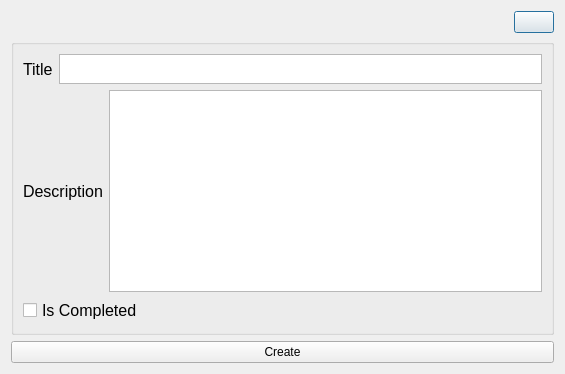
<?xml version="1.0" encoding="UTF-8"?>
<ui version="4.0">
 <class>CreateTodo</class>
 <widget class="QDialog" name="CreateTodo">
  <property name="geometry">
   <rect>
    <x>0</x>
    <y>0</y>
    <width>565</width>
    <height>374</height>
   </rect>
  </property>
  <property name="minimumSize">
   <size>
    <width>500</width>
    <height>350</height>
   </size>
  </property>
  <property name="maximumSize">
   <size>
    <width>16777215</width>
    <height>16777215</height>
   </size>
  </property>
  <property name="windowTitle">
   <string notr="true">Cross Tasky - Create Task</string>
  </property>
  <property name="windowIcon">
   <iconset resource="resource.qrc">
    <normaloff>:/icon.ico</normaloff>:/icon.ico</iconset>
  </property>
  <layout class="QVBoxLayout" name="verticalLayout_2">
   <item>
    <layout class="QHBoxLayout" name="horizontalLayout_3">
     <item>
      <widget class="QLabel" name="label">
       <property name="cursor">
        <cursorShape>ArrowCursor</cursorShape>
       </property>
       <property name="text">
        <string/>
       </property>
       <property name="pixmap">
        <pixmap resource="resource.qrc">:/header-create.png</pixmap>
       </property>
      </widget>
     </item>
     <item>
      <spacer name="horizontalSpacer">
       <property name="orientation">
        <enum>Qt::Horizontal</enum>
       </property>
       <property name="sizeHint" stdset="0">
        <size>
         <width>40</width>
         <height>20</height>
        </size>
       </property>
      </spacer>
     </item>
     <item>
      <widget class="QPushButton" name="exitButton">
       <property name="text">
        <string/>
       </property>
       <property name="icon">
        <iconset resource="resource.qrc">
         <normaloff>:/icon-error.png</normaloff>:/icon-error.png</iconset>
       </property>
       <property name="iconSize">
        <size>
         <width>32</width>
         <height>32</height>
        </size>
       </property>
      </widget>
     </item>
    </layout>
   </item>
   <item>
    <widget class="QGroupBox" name="groupBox">
     <property name="title">
      <string/>
     </property>
     <layout class="QVBoxLayout" name="verticalLayout">
      <item>
       <layout class="QHBoxLayout" name="horizontalLayout">
        <item>
         <widget class="QLabel" name="label_2">
          <property name="font">
           <font>
            <family>Segoe UI</family>
            <pointsize>12</pointsize>
           </font>
          </property>
          <property name="text">
           <string>Title</string>
          </property>
         </widget>
        </item>
        <item>
         <widget class="QPlainTextEdit" name="titleText">
          <property name="minimumSize">
           <size>
            <width>0</width>
            <height>30</height>
           </size>
          </property>
          <property name="maximumSize">
           <size>
            <width>16777215</width>
            <height>30</height>
           </size>
          </property>
          <property name="font">
           <font>
            <family>Segoe UI</family>
            <pointsize>12</pointsize>
           </font>
          </property>
         </widget>
        </item>
       </layout>
      </item>
      <item>
       <layout class="QHBoxLayout" name="horizontalLayout_2">
        <item>
         <widget class="QLabel" name="label_3">
          <property name="font">
           <font>
            <family>Segoe UI</family>
            <pointsize>12</pointsize>
           </font>
          </property>
          <property name="text">
           <string>Description</string>
          </property>
         </widget>
        </item>
        <item>
         <widget class="QPlainTextEdit" name="descriptionText">
          <property name="font">
           <font>
            <family>Segoe UI</family>
            <pointsize>12</pointsize>
           </font>
          </property>
         </widget>
        </item>
       </layout>
      </item>
      <item>
       <widget class="QCheckBox" name="isCompletedCheckBox">
        <property name="font">
         <font>
          <family>Segoe UI</family>
          <pointsize>12</pointsize>
         </font>
        </property>
        <property name="text">
         <string>Is Completed</string>
        </property>
       </widget>
      </item>
     </layout>
    </widget>
   </item>
   <item>
    <widget class="QPushButton" name="createButton">
     <property name="font">
      <font>
       <family>Segoe UI</family>
      </font>
     </property>
     <property name="text">
      <string>Create</string>
     </property>
     <property name="icon">
      <iconset resource="resource.qrc">
       <normaloff>:/icon-edit.png</normaloff>:/icon-edit.png</iconset>
     </property>
    </widget>
   </item>
  </layout>
 </widget>
 <resources>
  <include location="resource.qrc"/>
 </resources>
 <connections>
  <connection>
   <sender>exitButton</sender>
   <signal>clicked()</signal>
   <receiver>CreateTodo</receiver>
   <slot>close()</slot>
   <hints>
    <hint type="sourcelabel">
     <x>471</x>
     <y>29</y>
    </hint>
    <hint type="destinationlabel">
     <x>249</x>
     <y>174</y>
    </hint>
   </hints>
  </connection>
 </connections>
</ui>
